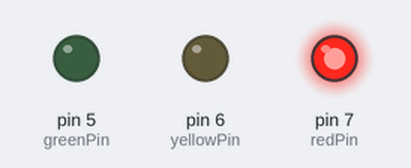
This sketch was run on a simulated Arduino Uno, built with avr-gcc and run on an emulated ATmega328P. On the bench: output pins drawn as LEDs (lit = HIGH).

Above: at 5.0 s.
At 11.0 s:
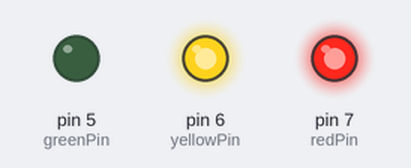
At 17.0 s:
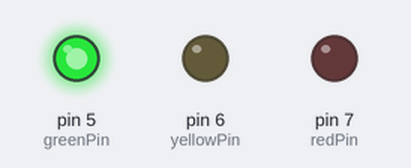
At 23.0 s:
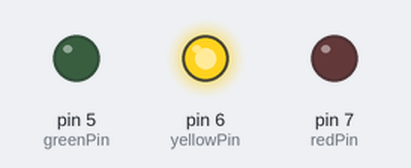
Timing chart, 0 to 31.2 s (numbered marks = the images above):
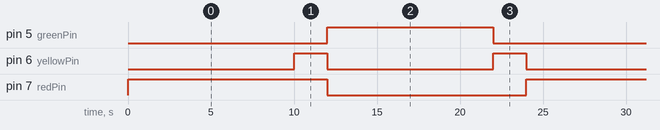

The sketch:

SEMAFORO.ino
```cpp
int ledDelay = 10000; // espera entre as alterações
int redPin = 7;
int yellowPin = 6;
int greenPin = 5;
void setup() {
  // put your setup code here, to run once:
pinMode(redPin, OUTPUT);
pinMode(yellowPin, OUTPUT);
pinMode(greenPin, OUTPUT);
}

void loop() {
  // put your main code here, to run repeatedly:
digitalWrite(redPin, HIGH); // acende a luz vermelha
delay(ledDelay); // espera 5 segundos
digitalWrite(yellowPin, HIGH); // acende a luz amarela
delay(2000); // espera 2 segundos
digitalWrite(greenPin, HIGH); // acende a luz verde
digitalWrite(redPin, LOW); // apaga a luz vermelha
digitalWrite(yellowPin, LOW); // apaga a luz amarela
delay(ledDelay); // espera ledDelay milissegundos
digitalWrite(yellowPin, HIGH); // acende a luz amarela
digitalWrite(greenPin, LOW); // apaga a luz verde
delay(2000); // espera 2 segundos
digitalWrite(yellowPin, LOW); // apaga a luz amarela
// agora nosso loop se repete
}
```

Measured:
- by itself, pin 5 (greenPin): alternates HIGH for 10.0 s and LOW for 14.0 s
- by itself, pin 6 (yellowPin): alternates HIGH for 2.0 s and LOW for 10.0 s
- by itself, pin 7 (redPin): alternates HIGH for 12.0 s and LOW for 12.0 s
